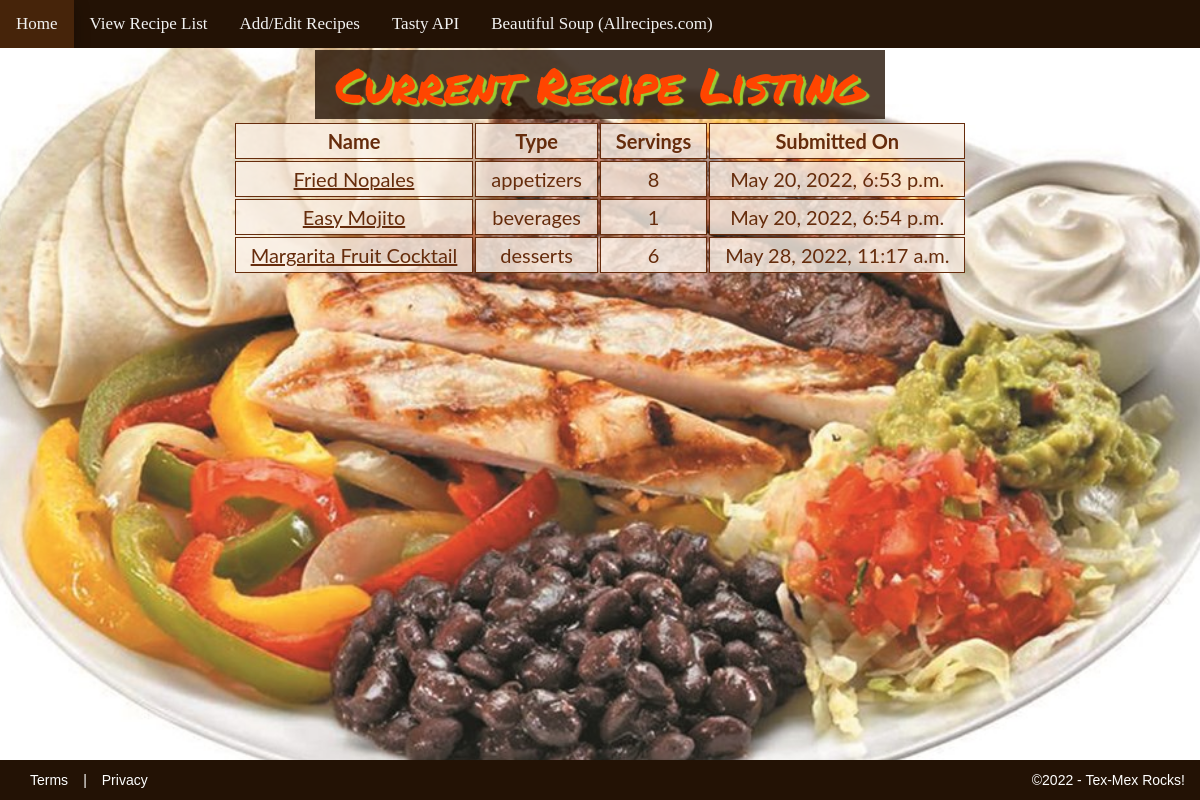
Before: /view_recipes with the older database file.
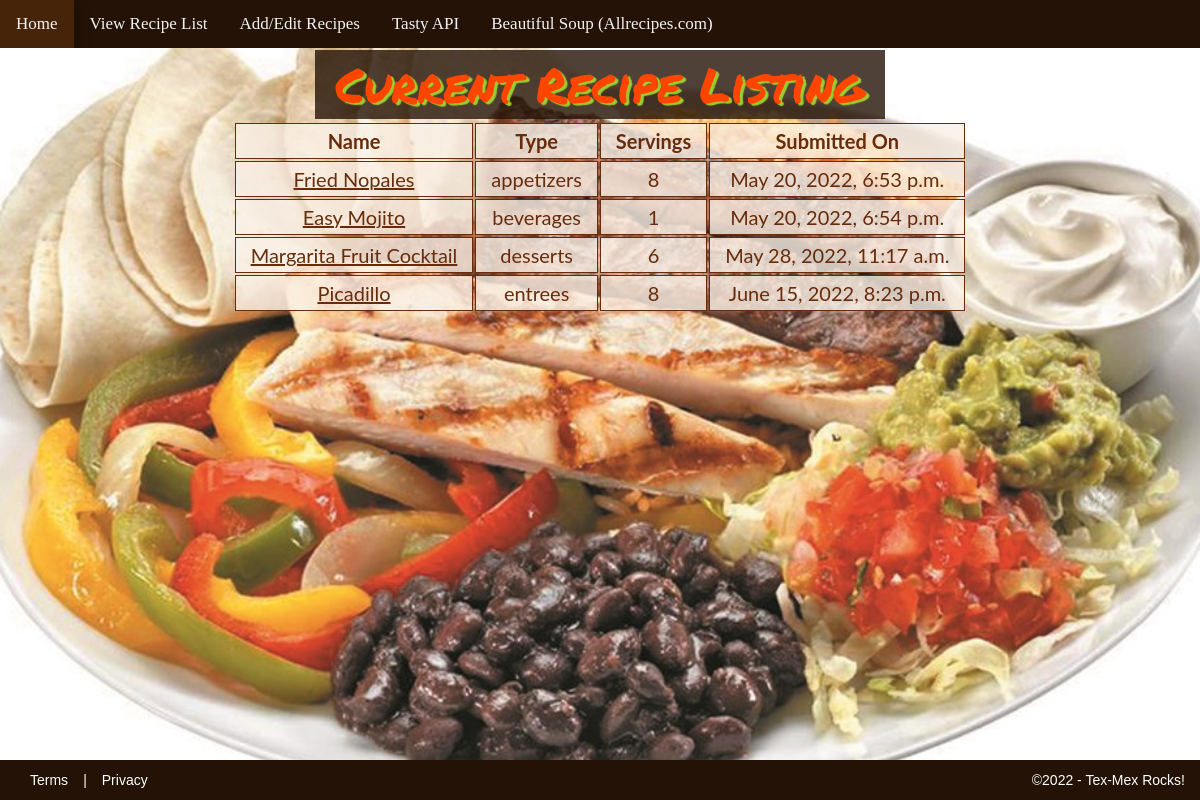
After: the same page with the newer database file.
### TexMex/models.py (models this page shows, shortened)
class Food(models.Model):
    type = models.CharField(max_length=12, choices=TYPE_CHOICES)
    name = models.CharField(max_length=60, default="", blank=True, null=False)
    servings = models.IntegerField(default=0)
    recipe = models.TextField(max_length=1000, default="", blank=True)
    dateSubmitted = models.DateTimeField(auto_now_add=True)
    objects = models.Manager()

### TexMex/views.py (the view)
# urls.py: path('view_recipes', views.view_recipes, name="view_recipes"),
def view_recipes(request):
    foods = Food.objects.all()
    return render(request, 'TexMex/texmex_display.html', {'foods': foods})

### TexMex/templates/TexMex/texmex_display.html (shortened to what this page needs)
{% extends 'texmex_base.html' %}
{% block header %}Current Recipe Listing{% endblock %}
{% block content %}
<center>
	<div class="scrollable">
			<table>
				<tr>
					<th>Name</th>
					<th>Type</th>
					<th>Servings</th>
					<th>Submitted On</th>
				</tr>
				{%  for food in foods %}
				<tr>
					<td><a href="./{{ food.pk}}/details/">{{ food.name }}</a></td>
                    <td>{{ food.type }}</td>
					<td>{{ food.servings }}</td>
					<td>{{ food.dateSubmitted }}</td>
				</tr>
				{% endfor %}
			</table>
        </div>
</center>
{% endblock %}

### TexMex/templates/texmex_base.html (shortened to what this page needs)
{% load static %}
<!DOCTYPE html>
<html lang="en" class="bg_img">
<head>
    <link rel= "stylesheet" href="{% static '/css/tex-mex.css' %}">
</head>
<body>
    <div class="page_container">
        <div class="sticky">
        {% include "texmex_navbar.html" %}
        <header class="header-title">
            <h1>{% block header %}{% endblock %}</h1>
        </header>
        </div>
        <div>{% block content %}{% endblock %}</div>
    </div>
</body>
    {% include "texmex_footer.html" %}
</html>

### TexMex/templates/texmex_navbar.html
<ul class="topnav">
    <li><a href="{% url 'texmex_home' %}">Home</a></li>
    <li><a href="{% url 'view_recipes' %}">View Recipe List</a></li>
    <li><a href="{% url 'recipe_page' %}">Add/Edit Recipes</a></li>
    <li><a href="{% url 'texmex_api' %}">Tasty API</a></li>
    <li><a href="{% url 'texmex_bs' %}">Beautiful Soup (Allrecipes.com)</a></li>
</ul>

### TexMex/templates/texmex_footer.html
<footer id="block-footer">
    <p id="footer-right"><a href="#">Terms</a>|<a href="#">Privacy</a></p>
    <p id="footer-left">&copy;2022 - Tex-Mex Rocks!</p>
</footer>

### TexMex/static/css/tex-mex.css (style rules this page uses)
* { margin: 0; }
html { background-color: lightblue; }
html, body { height: 100%; margin: 0; padding: 0; }
a { color: rgb(102,44,12); }
p { padding: 2px 16px; font-size: 15px; font-family: 'Lato', Georgia, sans-serif; color: #666666; }
h1 { color: #FF4500; font-family: 'Permanent Marker'; font-size: 48px; display: inline-flex; padding: 0px 20px; background-color: rgba(35,18,5, .8); text-shadow: 3px 2px 1px rgba(154,205,50, 1); margin:0 auto; font-weight: normal; }
.scrollable { overflow:auto; }
.table, th, td { border: 1px solid; text-align: center; background-color: rgba(250, 240, 230, .8); font-family: Lato; font-size: 20px; color: rgb(102,44,12); padding: 5px 15px; }
ul.topnav { list-style-type: none; margin: 0; padding: 0; overflow: hidden; background-color: rgba(35,18,5); }
ul.topnav li { float: left; }
ul.topnav li a { display: inline-block; color: #f2f2f2; text-align: center; padding: 14px 16px; text-decoration: none; transition: 0.3s; font-size: 17px; -webkit-transition-duration: 0.4s; transition-duration: 0.4s; cursor: pointer; }
.header-title { padding: 2px 16px; text-align: center; }
#block-footer { clear: both; display: flex; width: 100%; float:left; -moz-box-sizing: border-box; margin: 0 auto; background-color: rgba(35,18,5); position: -webkit-sticky; position: fixed; bottom: 0; height: 40px; z-index: 1; }
#block-footer a, #block-footer p { flex: 1; color: white; padding: 15px 15px; font-size: 14px; line-height: 10px; font-family:'PT Sans', Arial, Helvetica, sans-serif; }
#footer-left { width: 40%; text-align: right; }
#block-footer a { text-shadow: 0 -1px 0 rgba(0, 0, 0, 0.25); text-decoration: none; outline: medium none; }
.bg_img { background-color: lightblue; background-image: url('/static/images/tacos.jpg'); background-size: cover; background-attachment:fixed; background-position: center; -webkit-background-size: cover; -moz-background-size: cover; -o-background-size: cover; }
div.sticky { position: -webkit-sticky; position: sticky; top: 0; z-index: 1; }

Changed rows visible on the page:
added Food: name "Picadillo", type "entrees", servings "8", dateSubmitted "June 15, 2022, 8:23 p.m."
